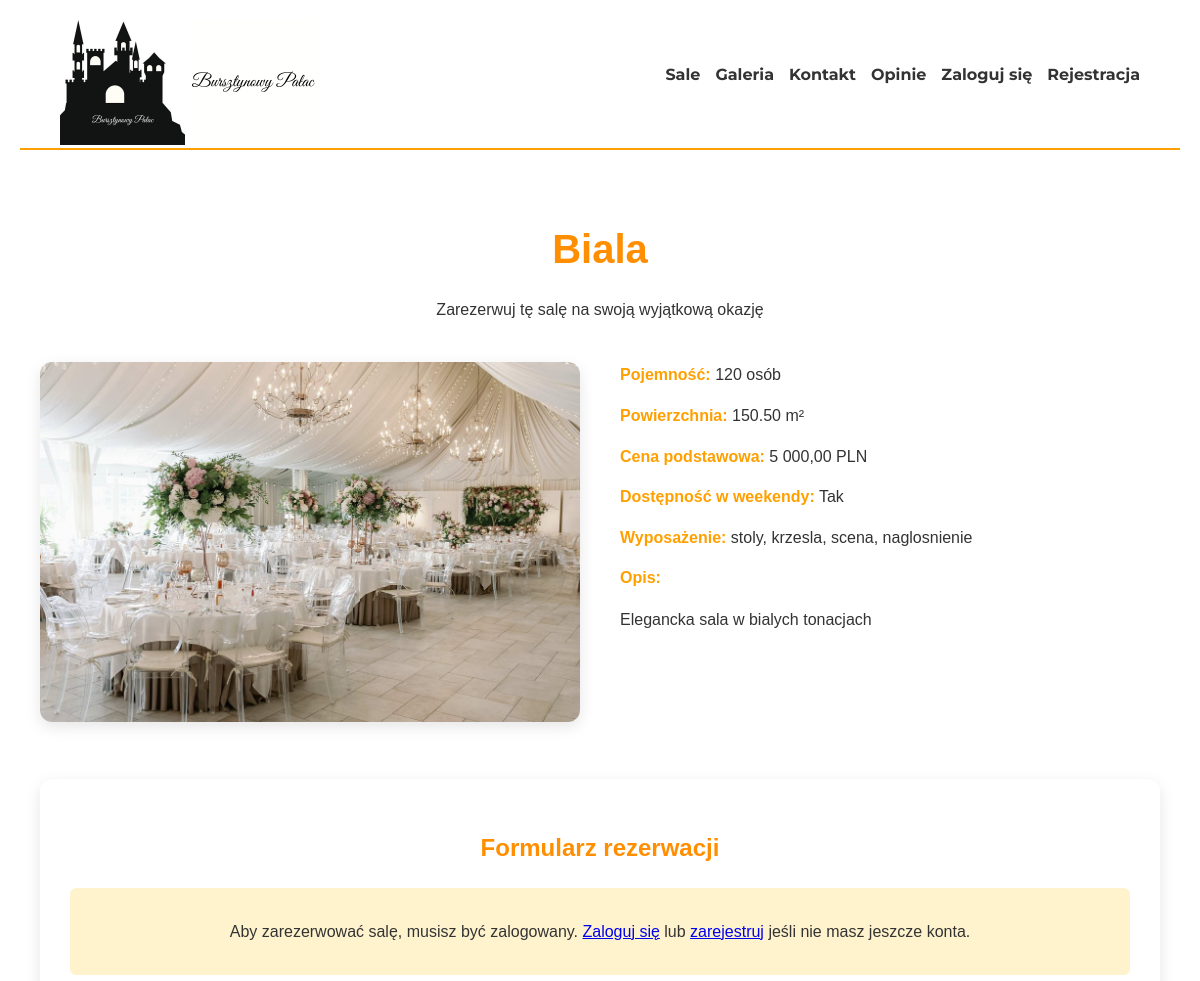
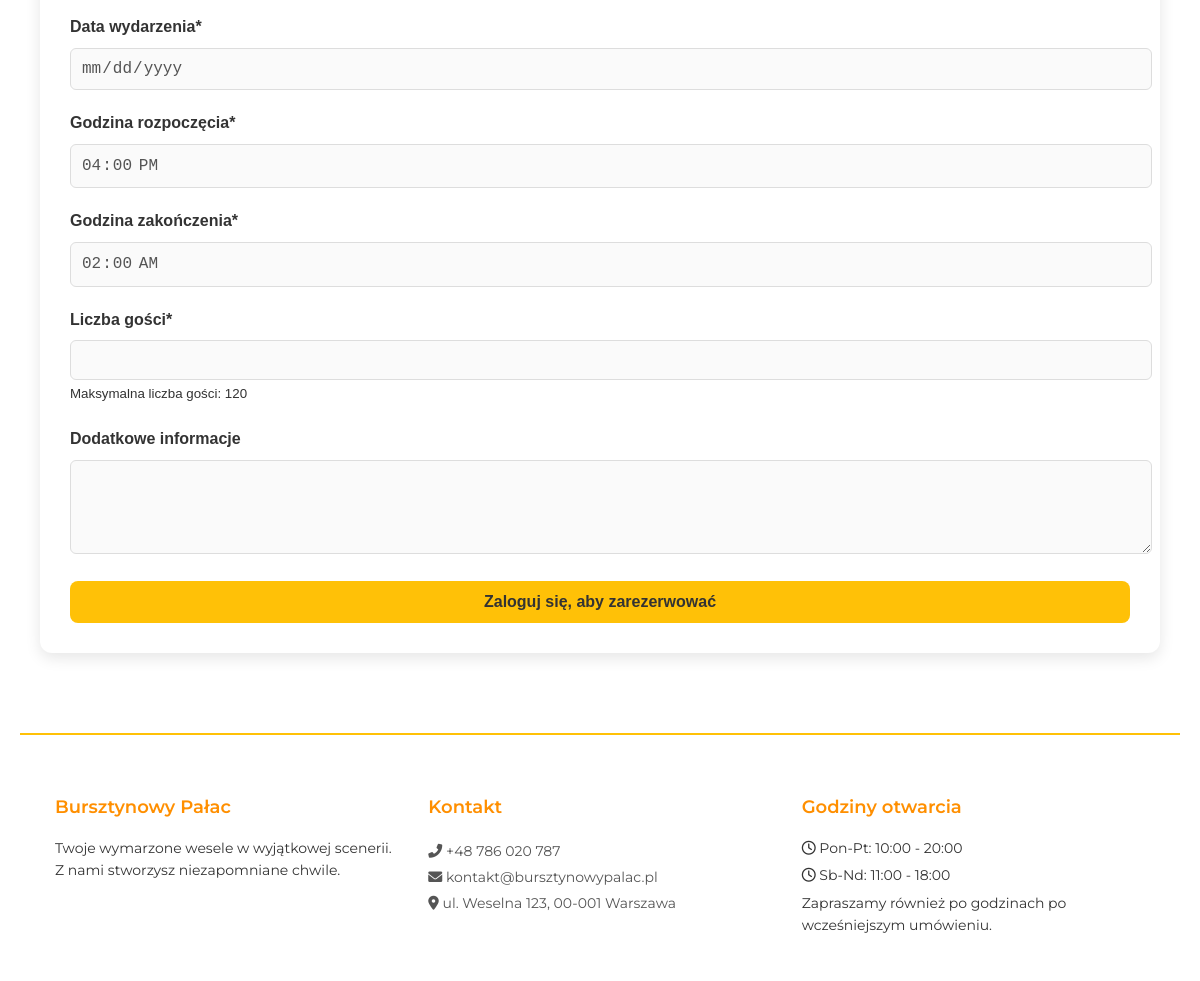
Screenshot of /sala_szczegoly.php?id=1 with the database file from the repository (2 pictures, top to bottom).
### tables this page shows
CREATE TABLE `sale` (
  `sala_id` int(11) NOT NULL,
  `nazwa_sali` varchar(50) NOT NULL,
  `pojemnosc` int(11) NOT NULL,
  `powierzchnia` decimal(6,2) NOT NULL,
  `cena_podstawowa` decimal(10,2) NOT NULL,
  `opis` text DEFAULT NULL,
  `wyposazenie` text DEFAULT NULL,
  `dostepnosc_weekend` tinyint(1) DEFAULT 1,
  `zdjecie` varchar(255) DEFAULT NULL
);

### sala_szczegoly.php (the view, shortened to what this page needs)
<?php
require_once 'config1.php';
$sala_id = isset($_GET['id']) ? intval($_GET['id']) : 0;
$sala = [];
if ($sala_id > 0) {
    $stmt = $pdo->prepare("SELECT * FROM sale WHERE sala_id = ?");
    $stmt->execute([$sala_id]);
    $sala = $stmt->fetch(PDO::FETCH_ASSOC);
}
?>
<!DOCTYPE html>
<html lang="pl">
<head>
    <link rel="stylesheet" href="sale.css">
    <link rel="stylesheet" href="https://cdnjs.cloudflare.com/ajax/libs/font-awesome/6.0.0-beta3/css/all.min.css">
</head>
<body>
    <div class="main-container">
        <header>
            <div class="img_header">
                <a href="index.php"><img class="logo_header" src="logo.png" alt="dom_weselny"></a>
                <img class="logo_txt_header" src="logo_txt.png" alt="dom_weselny_txt">
            </div>
            <div class="link_header">
                <a href="sale.php" style="word-spacing: 15px">Sale</a>
                <a href="galeria.php"style="word-spacing: 15px">Galeria</a>
                <a href="kontakt.php"style="word-spacing: 15px">Kontakt</a>
                <a href="opinie.php"style="word-spacing: 15px">Opinie</a>
                <?php if (isset($_SESSION['logged_in'])): ?>
                    <span style="margin-right: 15px; color: var(--amber-darker);">Witaj, <?= htmlspecialchars($_SESSION['imie']) ?>!</span>
                    <?php
                    $panel_link = '';
                    switch($_SESSION['role']) {
                        case 'admin':
                            $panel_link = 'panel.php';
                            break;
                        case 'manager':
                            $panel_link = 'panel.php';
                            break;
                        case 'klient':
                            $panel_link = 'panel.php';
                            break;
                        case 'kelner':
                            $panel_link = 'panel.php';
                            break;
                        case 'sprzataczka':
                            $panel_link = 'panel.php';
                            break;
                        case 'kucharz':
                            $panel_link = 'panel.php';
                            break;
                        default:
                            $panel_link = 'panel.php';
                    }
                    ?>
                    <a href="<?= $panel_link ?>" class="header-link">Mój Panel</a>
                    <a href="logout.php" class="header-link">Wyloguj</a>
                <?php else: ?>
                    <a href="login.php" class="header-link">Zaloguj się</a>
                    <a href="register.php" class="header-link">Rejestracja</a>
                <?php endif; ?>
            </div>
        </header>
        <div class="sala-szczegoly">
            <div class="sala-header">
                <h1><?= htmlspecialchars($sala['nazwa_sali']) ?></h1>
                <p>Zarezerwuj tę salę na swoją wyjątkową okazję</p>
            </div>
            <div class="sala-content">
                <div class="sala-image-container">
                    <img src="<?= htmlspecialchars($sala['zdjecie'] ?? 'default_sala.jpg') ?>" alt="<?= htmlspecialchars($sala['nazwa_sali']) ?>" class="sala-image">
                </div>
                <div class="sala-info">
                    <div class="sala-info-item">
                        <span class="sala-info-label">Pojemność:</span>
                        <span><?= htmlspecialchars($sala['pojemnosc']) ?> osób</span>
                    </div>
                    <div class="sala-info-item">
                        <span class="sala-info-label">Powierzchnia:</span>
                        <span><?= htmlspecialchars($sala['powierzchnia']) ?> m²</span>
                    </div>
                    <div class="sala-info-item">
                        <span class="sala-info-label">Cena podstawowa:</span>
                        <span><?= number_format($sala['cena_podstawowa'], 2, ',', ' ') ?> PLN</span>
                    </div>
                    <div class="sala-info-item">
                        <span class="sala-info-label">Dostępność w weekendy:</span>
                        <span><?= $sala['dostepnosc_weekend'] ? 'Tak' : 'Nie' ?></span>
                    </div>
                    <div class="sala-info-item">
                        <span class="sala-info-label">Wyposażenie:</span>
                        <span><?= htmlspecialchars($sala['wyposazenie']) ?></span>
                    </div>
                    <div class="sala-info-item">
                        <span class="sala-info-label">Opis:</span>
                        <p><?= htmlspecialchars($sala['opis']) ?></p>
                    </div>
                </div>
            </div>
            <div class="rezerwacja-form">
                <h2 class="form-title">Formularz rezerwacji</h2>
                <?php if (!isset($_SESSION['logged_in'])): ?>
                    <div class="login-info">
                        <p>Aby zarezerwować salę, musisz być zalogowany. <a href="login.php">Zaloguj się</a> lub <a href="register.php">zarejestruj</a> jeśli nie masz jeszcze konta.</p>
                    </div>
                <?php endif; ?>
                <form method="POST" action="sala_szczegoly.php?id=<?= $sala_id ?>">
                    <div class="form-group">
                        <label for="data_wydarzenia" class="form-label">Data wydarzenia*</label>
                        <input type="date" id="data_wydarzenia" name="data_wydarzenia" class="form-control"
                               value="<?= isset($_POST['data_wydarzenia']) ? htmlspecialchars($_POST['data_wydarzenia']) : '' ?>"
                               min="<?= date('Y-m-d') ?>" required <?= !isset($_SESSION['logged_in']) ? 'disabled' : '' ?>>
                    </div>
                    <div class="form-group">
                        <label for="godzina_rozpoczecia" class="form-label">Godzina rozpoczęcia*</label>
                        <input type="time" id="godzina_rozpoczecia" name="godzina_rozpoczecia" class="form-control"
                               value="<?= isset($_POST['godzina_rozpoczecia']) ? htmlspecialchars($_POST['godzina_rozpoczecia']) : '16:00' ?>"
                               required <?= !isset($_SESSION['logged_in']) ? 'disabled' : '' ?>>
                    </div>
                    <div class="form-group">
                        <label for="godzina_zakonczenia" class="form-label">Godzina zakończenia*</label>
                        <input type="time" id="godzina_zakonczenia" name="godzina_zakonczenia" class="form-control"
                               value="<?= isset($_POST['godzina_zakonczenia']) ? htmlspecialchars($_POST['godzina_zakonczenia']) : '02:00' ?>"
                               required <?= !isset($_SESSION['logged_in']) ? 'disabled' : '' ?>>
                    </div>
                    <div class="form-group">
                        <label for="liczba_gosci" class="form-label">Liczba gości*</label>
                        <input type="number" id="liczba_gosci" name="liczba_gosci" class="form-control"
                               value="<?= isset($_POST['liczba_gosci']) ? htmlspecialchars($_POST['liczba_gosci']) : '' ?>"
                               min="1" max="<?= $sala['pojemnosc'] ?>" required <?= !isset($_SESSION['logged_in']) ? 'disabled' : '' ?>>
                        <small>Maksymalna liczba gości: <?= $sala['pojemnosc'] ?></small>
                    </div>
                    <div class="form-group">
                        <label for="dodatkowe_informacje" class="form-label">Dodatkowe informacje</label>
                        <textarea id="dodatkowe_informacje" name="dodatkowe_informacje" class="form-control"
                                  rows="4" <?= !isset($_SESSION['logged_in']) ? 'disabled' : '' ?>><?= isset($_POST['dodatkowe_informacje']) ? htmlspecialchars($_POST['dodatkowe_informacje']) : '' ?></textarea>
                    </div>
                    <?php if (isset($_SESSION['logged_in'])): ?>
                        <button type="submit" name="submit_rezerwacja" class="btn-rezerwuj">Zarezerwuj</button>
                    <?php else: ?>
                        <button type="button" class="btn-rezerwuj" disabled>Zaloguj się, aby zarezerwować</button>
                    <?php endif; ?>
                </form>
            </div>
        </div>
        <footer class="page-footer">
            <div class="footer-content">
                <div class="footer-section">
                    <h3 class="footer-heading">Bursztynowy Pałac</h3>
                    <p class="footer-text">Twoje wymarzone wesele w wyjątkowej scenerii. Z nami stworzysz niezapomniane chwile.</p>
                </div>
                <div class="footer-section">
                    <h3 class="footer-heading">Kontakt</h3>
                    <ul class="footer-links">
                        <li><a href="tel:+48786020787" class="footer-link"><i class="fas fa-phone-alt"></i> +48 786 020 787</a></li>
                        <li><a href="mailto:kontakt@bursztynowypalac.pl" class="footer-link"><i class="fas fa-envelope"></i> kontakt@bursztynowypalac.pl</a></li>
                        <li><a href="#" class="footer-link"><i class="fas fa-map-marker-alt"></i> ul. Weselna 123, 00-001 Warszawa</a></li>
                    </ul>
                </div>
                <div class="footer-section">
                    <h3 class="footer-heading">Godziny otwarcia</h3>
                    <p class="footer-text"><i class="far fa-clock"></i> Pon-Pt: 10:00 - 20:00</p>
                    <p class="footer-text"><i class="far fa-clock"></i> Sb-Nd: 11:00 - 18:00</p>
                    <p class="footer-text">Zapraszamy również po godzinach po wcześniejszym umówieniu.</p>
                </div>
            </div>
        </footer>
    </div>
</body>
</html>
</body>
</html>

### sale.css (style rules this page uses)
:root { --amber-light: #FFE7B3; --amber: #FFC107; --amber-dark: #FFA000; --amber-darker: #FF8F00; --text-dark: #333; --text-light: #555; }
body { font-family: 'Arial', sans-serif; line-height: 1.6; color: var(--text-dark); max-width: 1200px; margin: 0 auto; padding: 0 20px; background-color: white; }
header { height: 150px; font-family: 'Montserrat', sans-serif; font-weight: 700; border-bottom: 2px solid var(--amber-dark); color: var(--text-dark); background-color: white; padding: 0 20px; box-sizing: border-box; }
.logo_header { width: 125px; height: 125px; }
.logo_txt_header { width: 125px; height: 125px; margin-top: 20px; }
.img_header { float: left; padding-left: 20px; }
.link_header { padding-right: 20px; margin-top: 62px; float: right; display: flex; align-items: center; gap: 15px; flex-wrap: wrap; justify-content: flex-end; }
.link_header a { color: var(--text-dark); text-decoration: none; transition: color 0.3s; white-space: nowrap; }
.page-footer { color: var(--text-dark); padding: 40px 0 20px; font-family: 'Montserrat', sans-serif; border-top: 2px solid var(--amber); background-color: white; margin-top: 40px; }
.footer-content { display: flex; flex-wrap: wrap; justify-content: space-around; max-width: 1200px; margin: 0 auto; padding: 0 20px; }
.footer-section { flex: 1; min-width: 200px; margin-bottom: 20px; padding: 0 15px; }
.footer-heading { font-size: 18px; margin-bottom: 15px; color: var(--amber-darker); font-weight: 600; }
.footer-text { font-size: 14px; line-height: 1.6; margin: 5px 0; }
.footer-links { list-style: none; padding: 0; }
.footer-link { color: var(--text-light); text-decoration: none; font-size: 14px; line-height: 1.8; transition: color 0.3s; }

### sala_szczegoly.php (style rules this page uses)
.sala-szczegoly { max-width: 1200px; margin: 0 auto; padding: 40px 20px; }
.sala-header { text-align: center; margin-bottom: 40px; }
.sala-header h1 { color: var(--amber-darker); font-size: 2.5em; margin-bottom: 10px; }
.sala-content { display: flex; flex-wrap: wrap; gap: 40px; margin-bottom: 50px; }
.sala-image-container { flex: 1; min-width: 300px; }
.sala-image { width: 100%; border-radius: 12px; box-shadow: 0 5px 15px rgba(0,0,0,0.1); }
.sala-info { flex: 1; min-width: 300px; }
.sala-info-item { margin-bottom: 15px; }
.sala-info-label { font-weight: bold; color: var(--amber-dark); }
.rezerwacja-form { background: white; padding: 30px; border-radius: 12px; box-shadow: 0 5px 15px rgba(0,0,0,0.1); margin-top: 40px; }
.form-title { color: var(--amber-darker); margin-bottom: 20px; text-align: center; }
.form-group { margin-bottom: 20px; }
.form-label { display: block; margin-bottom: 8px; font-weight: bold; }
.form-control { width: 100%; padding: 10px; border: 1px solid #ddd; border-radius: 6px; font-size: 16px; }
.btn-rezerwuj { background: var(--amber); color: var(--text-dark); border: none; padding: 12px 25px; border-radius: 8px; cursor: pointer; font-size: 1em; font-weight: 600; transition: all 0.3s ease; width: 100%; }
.login-info { text-align: center; margin: 20px 0; padding: 15px; background: #fff3cd; border-radius: 6px; }

### rows the page displays
sale: nazwa_sali "Biala", zdjecie (picture), pojemnosc "120", powierzchnia "150.50", cena_podstawowa "5 000,00", wyposazenie "stoly, krzesla, scena, naglosnienie", opis "Elegancka sala w bialych tonacjach"
